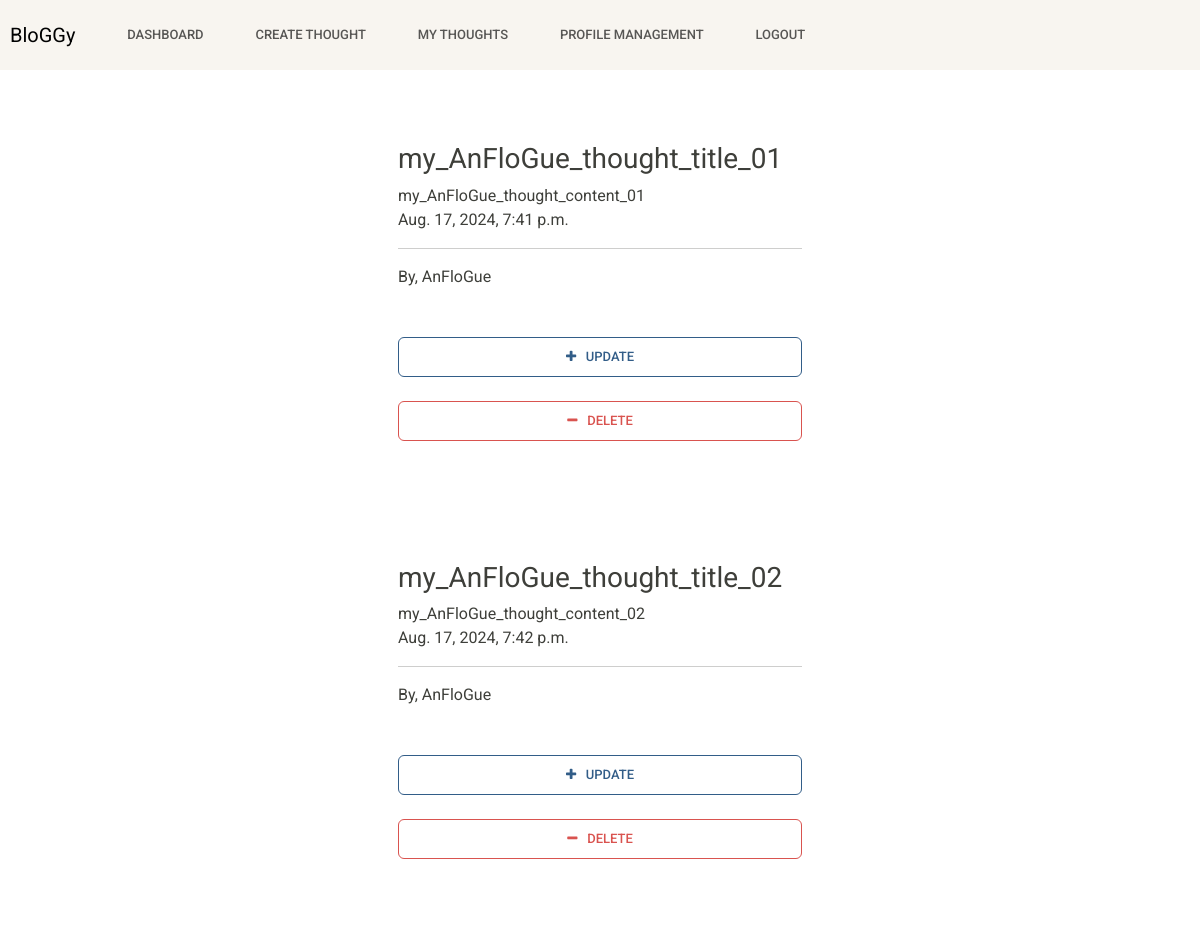
/my-thoughts (signed in), run on an earlier commit of the app's database.
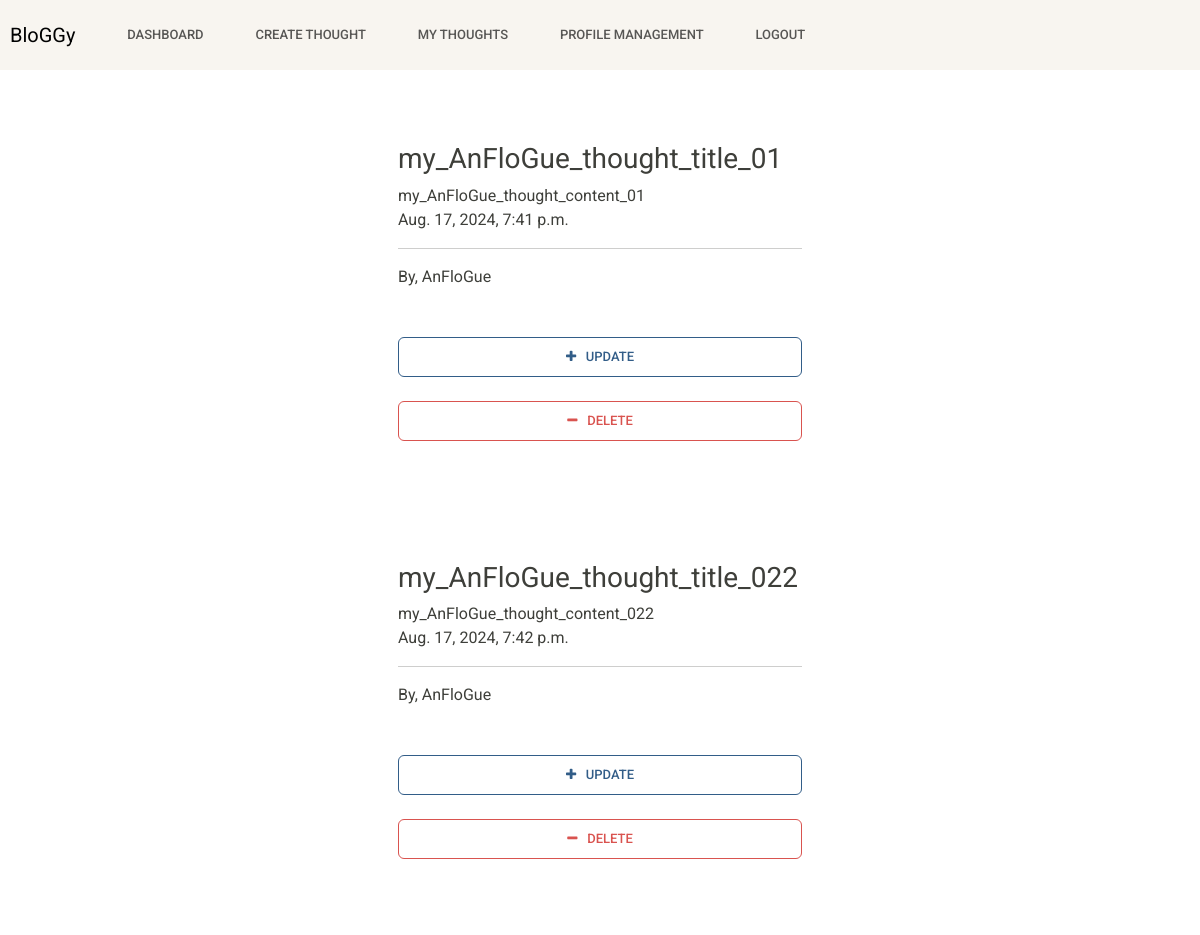
And on a later commit of the database.
### journal/models.py (models this page shows, shortened)
class Thought(models.Model):
    title = models.CharField(max_length=150)
    content = models.CharField(max_length=400)
    date_posted = models.DateTimeField(auto_now_add=True)
    user = models.ForeignKey(User, max_length=10, on_delete=models.CASCADE, null=True)

### journal/views.py (the view)
# urls.py: path('my-thoughts', views.my_thoughts, name="my-thoughts"),
@login_required(login_url='my-login')
def my_thoughts(request):
    current_user = request.user.id
    thought = Thought.objects.all().filter(user=current_user)
    context = {'AllThoughts': thought}
    return render(request, 'journal/my-thoughts.html', context)

### journal/templates/journal/my-thoughts.html (shortened to what this page needs)
{% extends 'journal/navbar.html' %}
{% load static %}
{% block content %}
    <br>
    {% for thought in AllThoughts %}
        <div class="container bg-white shadow-md p-5 form-layout">
            <h3> {{thought.title}} </h3>
            {{thought.content}}
            <br>
            {{thought.date_posted}}
            <br>
            <hr>
            By, {{thought.user}}
            <br>
            <br> <br>
            <a class="btn btn-outline-primary btn-md w-100 btn-block p-2" href="{% url 'update-thought' thought.id  %}"> <i class="fa fa-plus" aria-hidden="true"></i> &nbsp; Update </a>
            <br> <br>
            <a class="btn btn-outline-danger btn-md w-100 btn-block p-2" href="{% url 'delete-thought' thought.id  %}"> <i class="fa fa-minus" aria-hidden="true"></i> &nbsp; Delete </a>
        </div>
        <br>
    {% endfor %}
    <br>
{% endblock %}

What changed in the data, as far as the page shows it:
changed Thought: title "my_AnFloGue_thought_title_02" → "my_AnFloGue_thought_title_022"; content "my_AnFloGue_thought_content_02" → "my_AnFloGue_thought_content_022"
